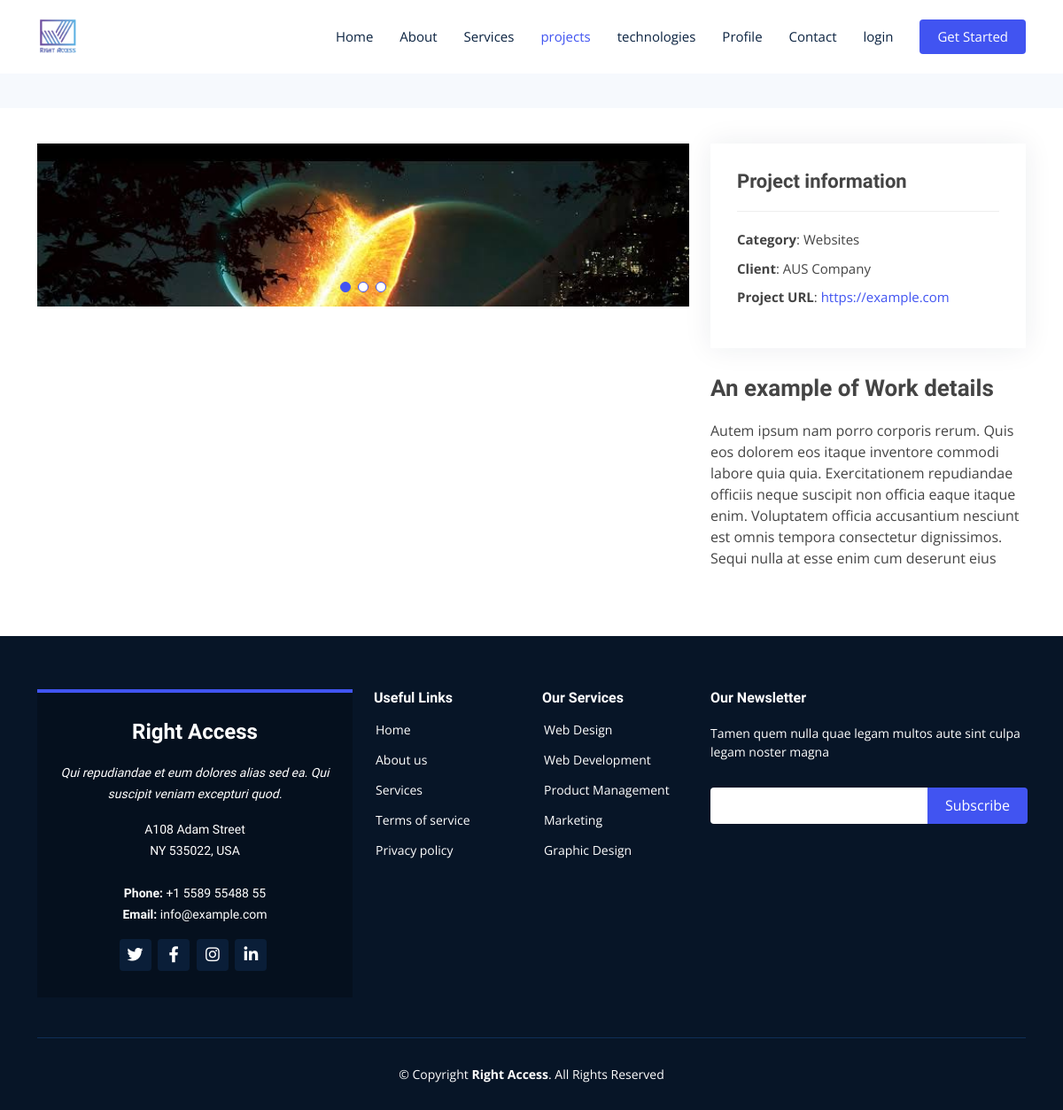
The page /portfolio-details.php?client=AUS Company on the database its author committed.
### tables this page shows
CREATE TABLE `portfolio` (
  `id` int(11) NOT NULL,
  `catagory` varchar(255) NOT NULL,
  `client` varchar(255) NOT NULL,
  `link` varchar(255) NOT NULL,
  `description` varchar(1000) NOT NULL,
  `first_img` varchar(255) NOT NULL,
  `sec_img` varchar(255) NOT NULL,
  `third_img` varchar(255) NOT NULL,
  `en_catagory` varchar(255) NOT NULL,
  `en_description` varchar(1000) NOT NULL,
  `en_client` varchar(255) NOT NULL,
  `android_link` varchar(255) NOT NULL,
  `ios_link` varchar(255) NOT NULL
);

### portfolio-details.php (the view, shortened to what this page needs)
<?php
include 'admin/connect.php';
if (isset($_GET['client'])) {
  $client = filter_var($_GET['client'], FILTER_SANITIZE_STRING);
  $stmt = $con->prepare("SELECT en_client FROM portfolio WHERE en_client = ?");
  $stmt->execute(array($client));
  $count = $stmt->rowCount();
  if ($count > 0) {
    $stmt = $con->prepare("SELECT * FROM portfolio WHERE en_client = ?");
    $stmt->execute(array($client));
    $rows = $stmt->fetchAll();
    foreach ($rows as $row) {
      $catagory = $row['en_catagory'];
      $description = $row['en_description'];
      $third_img = $row['third_img'];
      if ($row['en_catagory'] == 'Apps') {
        $link = '
        <li><a href="' . $row['ios_link'] . '"><strong>IOS url</strong></a>&nbsp;&nbsp;&nbsp;<a href="' . $row['android_link'] . '"><strong>Android url</strong></a></li>
        ';
      } else {
        $link = '
        <li><strong>Project URL</strong>: <a href="' . $row['link'] . '">' . $row['link'] . '</a></li>
        ';
      }
    }
  } else {
    header('location: index.php');
    exit();
  }
} else {
  header('location: index.php');
  exit();
}
?>
<!DOCTYPE html>
<html lang="en">
<head>
  <link href="assets/vendor/animate.css/animate.min.css" rel="stylesheet">
  <link href="assets/vendor/aos/aos.css" rel="stylesheet">
  <link href="assets/vendor/bootstrap/css/bootstrap.min.css" rel="stylesheet">
  <link href="assets/vendor/glightbox/css/glightbox.min.css" rel="stylesheet">
  <link href="assets/vendor/swiper/swiper-bundle.min.css" rel="stylesheet">
  <link href="assets/vendor/font awesome/all.min.css" rel="stylesheet" />
  <link href="assets/css/style.css" rel="stylesheet">
</head>
<body>
  <header id="header" class="fixed-top">
    <div class="container d-flex align-items-center justify-content-between">
      <a href="index.php" class="logo"><img src="assets/img/logo.png" alt="" class="img-fluid"></a>
      <nav id="navbar" class="navbar">
        <nav id="navbar" class="navbar">
          <ul>
            <li><a class="nav-link scrollto " href="index.php">Home</a></li>
            <li><a class="nav-link scrollto" href="index.php#about">About</a></li>
            <li><a class="nav-link scrollto" href="index.php#services">Services</a></li>
            <li><a class="nav-link scrollto active" href="index.php#portfolio">projects</a></li>
            <li><a class="nav-link scrollto " href="index.php#technologies">technologies</a></li>
            <li><a class="nav-link scrollto " href="profile.php">Profile</a></li>
            <li><a class="nav-link scrollto" href="index.php#contact">Contact</a></li>
            <?php
            if (isset($_COOKIE['user'])) {
              echo '
<li><a class="nav-link scrollto" href="profile.php">Profile</a></li>
<li><a class="nav-link scrollto " href="login.php?logout=true">log out</a></li>
';
            } else {
              echo '
<li><a class="nav-link scrollto " href="login.php">login</a></li>
';
            }
            ?> <li><a class="getstarted scrollto" href="login.php">Get Started</a></li>
          </ul>
        </nav>
    </div>
  </header>
  <main id="main">
    <section id="breadcrumbs" class="breadcrumbs">
    </section>
    <section id="portfolio-details" class="portfolio-details">
      <div class="container">
        <div class="row gy-4">
          <div class="col-lg-8 portfolio-details-slider-pictures">
            <div class="portfolio-details-slider swiper-container">
              <div class="swiper-wrapper align-items-center">
                <div class="swiper-slide">
                  <img src="assets/img/portfolio/<?php echo $third_img; ?>" alt="">
                </div>
              </div>
              <div class="swiper-pagination"></div>
            </div>
          </div>
          <div class="col-lg-4">
            <div class="portfolio-info">
              <h3>Project information</h3>
              <ul>
                <li><strong>Category</strong>: <?php echo $catagory; ?></li>
                <li><strong>Client</strong>: <?php echo $client; ?></li>
                <?php echo $link; ?>
              </ul>
            </div>
            <div class="portfolio-description">
              <h2>An example of Work details</h2>
              <p>
                <?php echo $description; ?>
              </p>
            </div>
          </div>
        </div>
      </div>
    </section>
  </main>
  <footer id="footer">
    <div class="footer-top">
      <div class="container">
        <div class="row">
          <div class="col-lg-4 col-md-6">
            <div class="footer-info">
              <h3>Right Access</h3>
              <p class="pb-3"><em>Qui repudiandae et eum dolores alias sed ea. Qui suscipit veniam excepturi quod.</em></p>
              <p>
                A108 Adam Street <br>
                NY 535022, USA<br><br>
                <strong>Phone:</strong> +1 5589 55488 55<br>
                <strong>Email:</strong> info@example.com<br>
              </p>
              <div class="social-links mt-3">
                <a href="#" class="twitter"><i class="fab fa-twitter"></i></a>
                <a href="#" class="facebook"><i class="fab fa-facebook-f"></i></a>
                <a href="#" class="instagram"><i class="fab fa-instagram"></i></a>
                <a href="#" class="linkedin"><i class="fab fa-linkedin-in"></i></a>
              </div>
            </div>
          </div>
          <div class="col-lg-2 col-md-6 footer-links">
            <h4>Useful Links</h4>
            <ul>
              <li><i class="bx bx-chevron-right"></i> <a href="#">Home</a></li>
              <li><i class="bx bx-chevron-right"></i> <a href="#">About us</a></li>
              <li><i class="bx bx-chevron-right"></i> <a href="#">Services</a></li>
              <li><i class="bx bx-chevron-right"></i> <a href="#">Terms of service</a></li>
              <li><i class="bx bx-chevron-right"></i> <a href="#">Privacy policy</a></li>
            </ul>
          </div>
          <div class="col-lg-2 col-md-6 footer-links">
            <h4>Our Services</h4>
            <ul>
              <li><i class="bx bx-chevron-right"></i> <a href="#">Web Design</a></li>
              <li><i class="bx bx-chevron-right"></i> <a href="#">Web Development</a></li>
              <li><i class="bx bx-chevron-right"></i> <a href="#">Product Management</a></li>
              <li><i class="bx bx-chevron-right"></i> <a href="#">Marketing</a></li>
              <li><i class="bx bx-chevron-right"></i> <a href="#">Graphic Design</a></li>
            </ul>
          </div>
          <div class="col-lg-4 col-md-6 footer-newsletter">
            <h4>Our Newsletter</h4>
            <p>Tamen quem nulla quae legam multos aute sint culpa legam noster magna</p>
            <form action="" method="post">
              <input type="email" name="email"><input type="submit" value="Subscribe">
            </form>
          </div>
        </div>
      </div>
    </div>
    <div class="container">
      <div class="copyright">
        &copy; Copyright <strong><span>Right Access</span></strong>. All Rights Reserved
      </div>
    </div>
  </footer>
</body>
</html>

### assets/css/style.css (style rules this page uses)
body { font-family: "Open Sans", sans-serif; color: #444444; }
a { color: #4154f1; text-decoration: none; }
h1, h2, h3, h4, h5, h6 { font-family: "Raleway", sans-serif; }
html { --scrollbarBG: #fff; --thumbBG: #f6f9fd; }
body { scrollbar-width: thin; scrollbar-color: var(--thumbBG) var(--scrollbarBG); }
#header { background: #fff; transition: all 0.5s; z-index: 997; padding: 20px 0; }
#header .logo { font-size: 26px; margin: 0; padding: 0; line-height: 1; font-weight: 700; letter-spacing: 0.5px; text-transform: uppercase; }
#header .logo img { max-height: 40px; }
.navbar { padding: 0; }
.navbar ul { margin: 0; padding: 0; display: flex; list-style: none; align-items: center; }
.navbar li { position: relative; }
.navbar a { display: flex; align-items: center; justify-content: space-between; padding: 10px 0 10px 30px; font-size: 15px; color: #0b2341; white-space: nowrap; transition: 0.3s; }
.navbar a:hover, .navbar .active, .navbar li:hover > a { color: #4154f1; }
.navbar .getstarted { background: #4154f1; padding: 8px 20px; margin-left: 30px; border-radius: 4px; color: #fff; }
section { padding: 60px 0; }
.swiper-wrapper { height: 140px; }
.portfolio-details { padding-top: 40px; }
.portfolio-details .portfolio-details-slider img { width: 100%; }
.portfolio-details .portfolio-details-slider .swiper-pagination { margin-top: 20px; position: relative; }
.portfolio-details .portfolio-info { padding: 30px; box-shadow: 0px 0 30px rgba(11, 35, 65, 0.08); }
.portfolio-details .portfolio-info h3 { font-size: 22px; font-weight: 700; margin-bottom: 20px; padding-bottom: 20px; border-bottom: 1px solid #eee; }
.portfolio-details .portfolio-info ul { list-style: none; padding: 0; font-size: 15px; }
.portfolio-details .portfolio-info ul li + li { margin-top: 10px; }
.portfolio-details .portfolio-description { padding-top: 30px; }
.portfolio-details .portfolio-description h2 { font-size: 26px; font-weight: 700; margin-bottom: 20px; }
.portfolio-details .portfolio-description p { padding: 0; }
.portfolio-details-slider-pictures { cursor: grab; }
.breadcrumbs { padding: 15px 0; background: #f6f9fd; min-height: 40px; margin-top: 82px; }
#footer { background: #071527; padding: 0 0 30px 0; color: #fff; font-size: 14px; }
#footer .footer-top { padding: 60px 0 30px 0; }
#footer .footer-top .footer-info { margin-bottom: 15px; background: #05101e; border-top: 4px solid #4154f1; text-align: center; padding: 30px 20px; }
#footer .footer-top .footer-info h3 { font-size: 24px; margin: 0 0 20px 0; padding: 2px 0 2px 0; line-height: 1; font-weight: 700; }
#footer .footer-top .footer-info p { font-size: 14px; line-height: 24px; margin-bottom: 0; font-family: "Raleway", sans-serif; }
#footer .footer-top .social-links a { font-size: 18px; display: inline-block; color: #fff; line-height: 1; padding: 8px 0; margin-right: 4px; border-radius: 4px; text-align: center; width: 36px; height: 36px; transition: 0.3s; background: #0a1e38; }
#footer .footer-top h4 { font-size: 16px; font-weight: 600; color: #fff; position: relative; padding-bottom: 12px; }
#footer .footer-top .footer-links { margin-bottom: 30px; }
#footer .footer-top .footer-links ul { list-style: none; padding: 0; margin: 0; }
#footer .footer-top .footer-links ul li { padding: 10px 0; display: flex; align-items: center; }
#footer .footer-top .footer-links ul li:first-child { padding-top: 0; }
#footer .footer-top .footer-links ul a { color: #fff; transition: 0.3s; display: inline-block; line-height: 1; }
#footer .footer-top .footer-newsletter form { margin-top: 30px; background: #fff; padding: 6px 10px; position: relative; border-radius: 4px; }
#footer .footer-top .footer-newsletter form input[type="email"] { border: 0; padding: 4px; width: calc(100% - 110px); }
#footer .footer-top .footer-newsletter form input[type="submit"] { position: absolute; top: 0; right: -2px; bottom: 0; border: 0; background: none; font-size: 16px; padding: 0 20px 2px 20px; background: #4154f1; color: #fff; transition: 0.3s; border-radius: 0 4px 4px 0; }
#footer .copyright { border-top: 1px solid #0f2f57; text-align: center; padding-top: 30px; }

### rows shown on the page
portfolio: third_img (picture), en_catagory "Websites", link "https://example.com", en_description "Autem ipsum nam porro corporis rerum. Quis eos dolorem eos itaque inventore commodi labore quia quia. Exercitationem repudiandae officiis neque suscipit non officia eaque itaque enim. Voluptatem officia accusantium nesciunt est omnis tempora consectetur dignissimos. Sequi nulla at esse enim cum deserunt eius"

### other values the page prints
$client "AUS Company"
